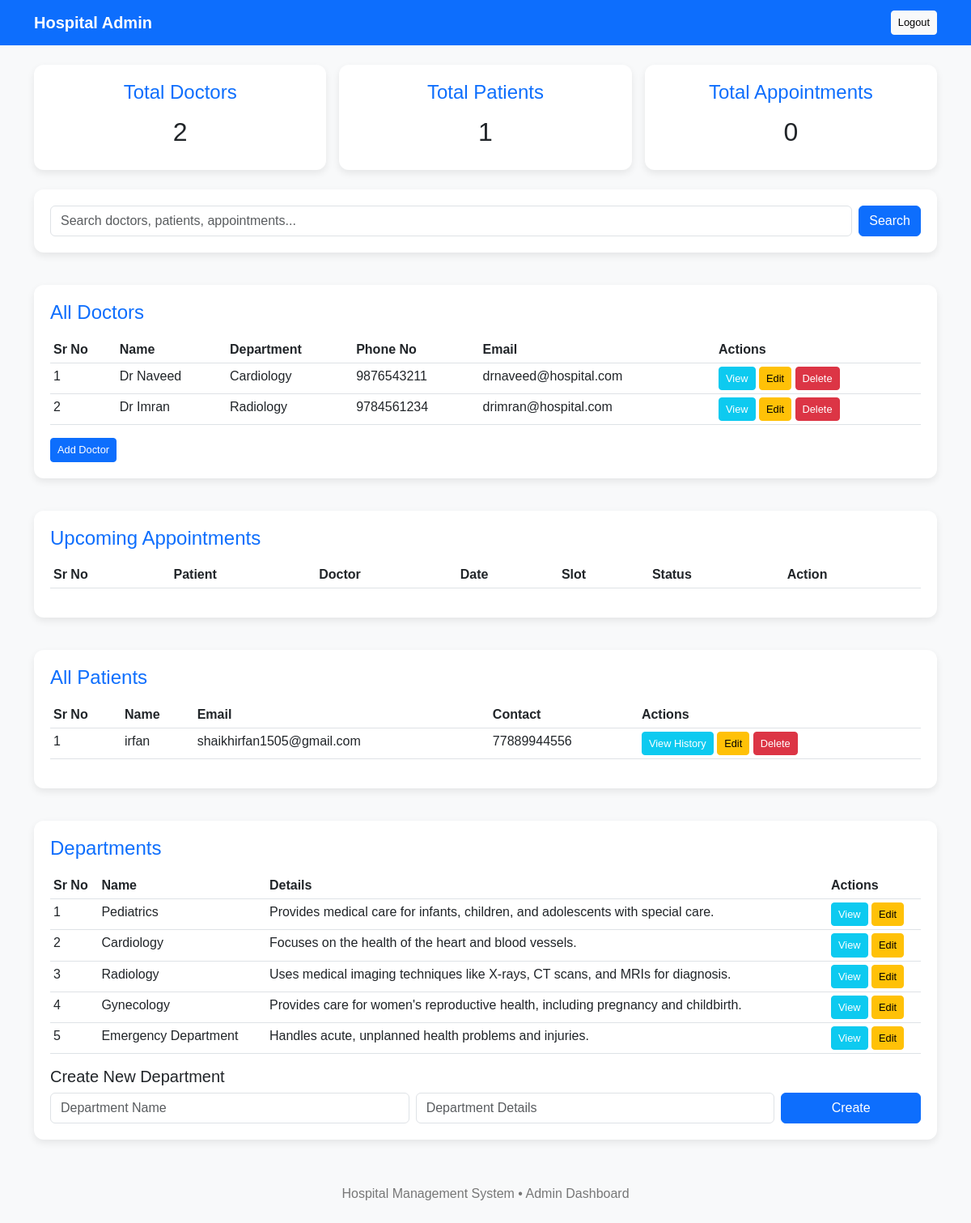
The app's page /admin/dashboard (signed in), older data.
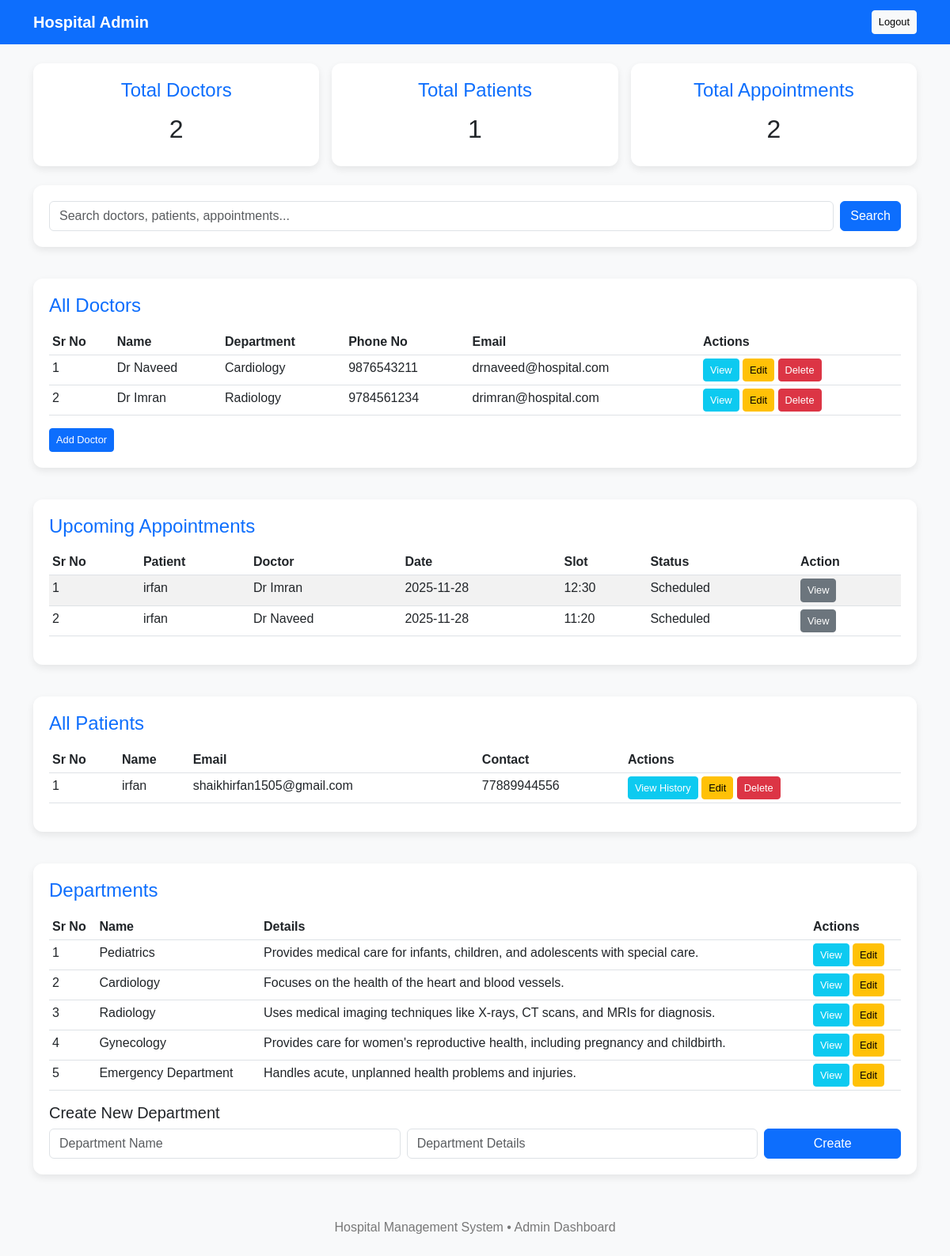
The same page, newer data.
### application/models.py (models this page shows)
class Doctor(db.Model):
    id = db.Column(db.Integer, primary_key=True)
    name = db.Column(db.String(100), nullable=False)
    email = db.Column(db.String(100), unique=True)
    phone = db.Column(db.String(20), nullable=False)
    experience = db.Column(db.Integer)
    details = db.Column(db.Text)
    available_slots = db.Column(db.Text)  # Could store JSON string for slots
    department_id = db.Column(db.Integer, db.ForeignKey('department.id'))
    department = db.relationship('Department', backref='doctors')

class Department(db.Model):
    id = db.Column(db.Integer, primary_key=True)
    name = db.Column(db.String(100), nullable=False)
    details = db.Column(db.Text)

class Patient(db.Model):
    id = db.Column(db.Integer, primary_key=True)
    name = db.Column(db.String(100), nullable=False)
    email = db.Column(db.String(100), unique=True)
    phone = db.Column(db.String(20))
    user_id = db.Column(db.Integer, db.ForeignKey('user.id'))

class Appointment(db.Model):
    id = db.Column(db.Integer, primary_key=True)
    patient_id = db.Column(db.Integer, db.ForeignKey('patient.id'))
    doctor_id = db.Column(db.Integer, db.ForeignKey('doctor.id'))
    department_id = db.Column(db.Integer, db.ForeignKey('department.id'))
    date = db.Column(db.String(20))
    slot = db.Column(db.String(20))
    status = db.Column(db.String(20), default='Scheduled')
    doctor = db.relationship('Doctor', backref='appointments')
    department = db.relationship('Department', backref='appointments')
    patient = db.relationship('Patient', backref='appointments')

### application/controllers.py (the view)
    @app.route('/admin/dashboard')
    def admin_dashboard():
        if 'role' not in session or session['role'] != 'admin':
            flash("Access denied!", "danger")
            return redirect(url_for('login'))
        doctors = Doctor.query.all()
        patients = Patient.query.all()
        total_doctors = len(doctors)
        total_patients = len(patients)
        total_appointments = Appointment.query.count()
        departments = Department.query.all()
        upcoming_appointments = Appointment.query.all()  # or filter by future date
        return render_template('admin_dash.html',
                            doctors=doctors,
                            patients=patients,
                            total_doctors=total_doctors,
                            departments=departments,
                            total_patients=total_patients,
                            total_appointments=total_appointments,
                            upcoming_appointments=upcoming_appointments)

### templates/admin_dash.html (shortened to what this page needs)
<!DOCTYPE html>
<html lang="en">
<head>
    <link href="https://cdn.jsdelivr.net/npm/bootstrap@5.3.0/dist/css/bootstrap.min.css" rel="stylesheet">
</head>
<body>
<nav class="navbar navbar-expand-lg">
    <div class="container">
        <a class="navbar-brand" href="#">Hospital Admin</a>
        <div class="ms-auto">
            <a href="/logout" class="btn btn-light btn-sm">Logout</a>
        </div>
    </div>
</nav>
<div class="container mt-4">
    <div class="row g-3">
        <div class="col-md-4">
            <div class="dashboard-card text-center">
                <h4>Total Doctors</h4>
                <h2>{{ total_doctors }}</h2>
            </div>
        </div>
        <div class="col-md-4">
            <div class="dashboard-card text-center">
                <h4>Total Patients</h4>
                <h2>{{ total_patients }}</h2>
            </div>
        </div>
        <div class="col-md-4">
            <div class="dashboard-card text-center">
                <h4>Total Appointments</h4>
                <h2>{{ total_appointments }}</h2>
            </div>
        </div>
    </div>
    <div class="mt-4">
        <div class="table-section">
            <form action="/admin/search" method="GET" class="d-flex">
                <input type="text" name="query" class="form-control" placeholder="Search doctors, patients, appointments...">
                <button class="btn btn-primary ms-2">Search</button>
            </form>
        </div>
    </div>
    <div class="table-section">
        <h4>All Doctors</h4>
        <table class="table table-hover table-sm">
            <thead>
                <tr>
                    <th>Sr No</th>
                    <th>Name</th>
                    <th>Department</th>
                    <th>Phone No</th>
                    <th>Email</th>
                    <th>Actions</th>
                </tr>
            </thead>
            <tbody>
                {% for doctor in doctors %}
                <tr>
                    <td>{{ loop.index }}</td>
                    <td>{{ doctor.name }}</td>
                    <td>{{ doctor.department.name }}</td>
                    <td>{{ doctor.phone }}</td>
                    <td>{{ doctor.email }}</td>
                    <td>
                        <a href="/admin/doctor/{{ doctor.id }}" class="btn btn-sm btn-info text-white">View</a>
                        <a href="/admin/doctor/edit/{{ doctor.id }}" class="btn btn-sm btn-warning">Edit</a>
                        <a href="/admin/doctor/delete/{{ doctor.id }}" class="btn btn-sm btn-danger">Delete</a>
                    </td>
                </tr>
                {% endfor %}
            </tbody>
        </table>
        <a href="/admin/doctor/add" class="btn btn-primary btn-sm">Add Doctor</a>
    </div>
    <div class="table-section">
        <h4>Upcoming Appointments</h4>
        <table class="table table-striped table-sm">
            <thead>
                <tr>
                    <th>Sr No</th>
                    <th>Patient</th>
                    <th>Doctor</th>
                    <th>Date</th>
                    <th>Slot</th>
                    <th>Status</th>
                    <th>Action</th>
                </tr>
            </thead>
            <tbody>
                {% for appt in upcoming_appointments %}
                <tr>
                    <td>{{ loop.index }}</td>
                    <td>{{ appt.patient.name }}</td>
                    <td>{{ appt.doctor.name }}</td>
                    <td>{{ appt.date }}</td>
                    <td>{{ appt.slot }}</td>
                    <td>{{ appt.status }}</td>
                    <td>
                        <a href="/admin/appointment/{{ appt.id }}" class="btn btn-sm btn-secondary">View</a>
                    </td>
                </tr>
                {% endfor %}
            </tbody>
        </table>
    </div>
    <div class="table-section">
        <h4>All Patients</h4>
        <table class="table table-hover table-sm">
            <thead>
                <tr>
                    <th>Sr No</th>
                    <th>Name</th>
                    <th>Email</th>
                    <th>Contact</th>
                    <th>Actions</th>
                </tr>
            </thead>
            <tbody>
                {% for patient in patients %}
                <tr>
                    <td>{{ loop.index }}</td>
                    <td>{{ patient.name }}</td>
                    <td>{{ patient.email }}</td>
                    <td>{{ patient.phone }}</td>
                    <td>
                        <a href="/admin/patient/{{ patient.id }}/history" class="btn btn-sm btn-info text-white">View History</a>
                        <a href="/admin/patient/edit/{{ patient.id }}" class="btn btn-sm btn-warning">Edit</a>
                        <a href="/admin/patient/delete/{{ patient.id }}" class="btn btn-sm btn-danger">Delete</a>
                    </td>
                </tr>
                {% endfor %}
            </tbody>
        </table>
    </div>
    <div class="table-section">
        <h4>Departments</h4>
        <table class="table table-hover table-sm mb-3">
            <thead>
                <tr>
                    <th>Sr No</th>
                    <th>Name</th>
                    <th>Details</th>
                    <th>Actions</th>
                </tr>
            </thead>
            <tbody>
                {% for dept in departments %}
                <tr>
                    <td>{{ loop.index }}</td>
                    <td>{{ dept.name }}</td>
                    <td>{{ dept.details }}</td>
                    <td>
                        <a href="/admin/department/{{ dept.id }}" class="btn btn-sm btn-info text-white">View</a>
                        <a href="/admin/departments/edit/{{ dept.id }}" class="btn btn-sm btn-warning">Edit</a>
                    </td>
                </tr>
                {% endfor %}
            </tbody>
        </table>
        <div class="mt-3">
            <h5>Create New Department</h5>
            <form action="/admin/department/create" method="POST" class="row g-2">
                <div class="col-md-5">
                    <input type="text" name="name" class="form-control" placeholder="Department Name" required>
                </div>
                <div class="col-md-5">
                    <input type="text" name="details" class="form-control" placeholder="Department Details">
                </div>
                <div class="col-md-2">
                    <button type="submit" class="btn btn-primary w-100">Create</button>
                </div>
            </form>
        </div>
    </div>
</div>
<div class="footer">
    <p>Hospital Management System • Admin Dashboard</p>
</div>
</body>
</html>

### templates/admin_dash.html (style rules this page uses)
body { background: #f8f9fa; font-family: Arial, sans-serif; }
.navbar { background: #0d6efd; }
.navbar-brand, .nav-link, .navbar-text { color: white !important; font-weight: 600; }
.dashboard-card { border-radius: 12px; padding: 20px; background: white; box-shadow: 0 4px 10px rgba(0,0,0,0.08); }
.table-section { background: white; border-radius: 12px; padding: 20px; box-shadow: 0 4px 10px rgba(0,0,0,0.08); margin-bottom: 40px; }
.footer { text-align: center; padding: 15px 0; margin-top: 40px; color: #777; }
h4 { color: #0d6efd; margin-bottom: 15px; }
.btn-sm { font-size: 0.8rem; }

Row changes from the older to the newer data that the page shows:
added Appointment: patient.name "irfan", doctor.name "Dr Imran", date "2025-11-28", slot "12:30", status "Scheduled"
added Appointment: patient.name "irfan", doctor.name "Dr Naveed", date "2025-11-28", slot "11:20", status "Scheduled"
Text that changed along with them:
{{ total_appointments }}: "0" → "2"
